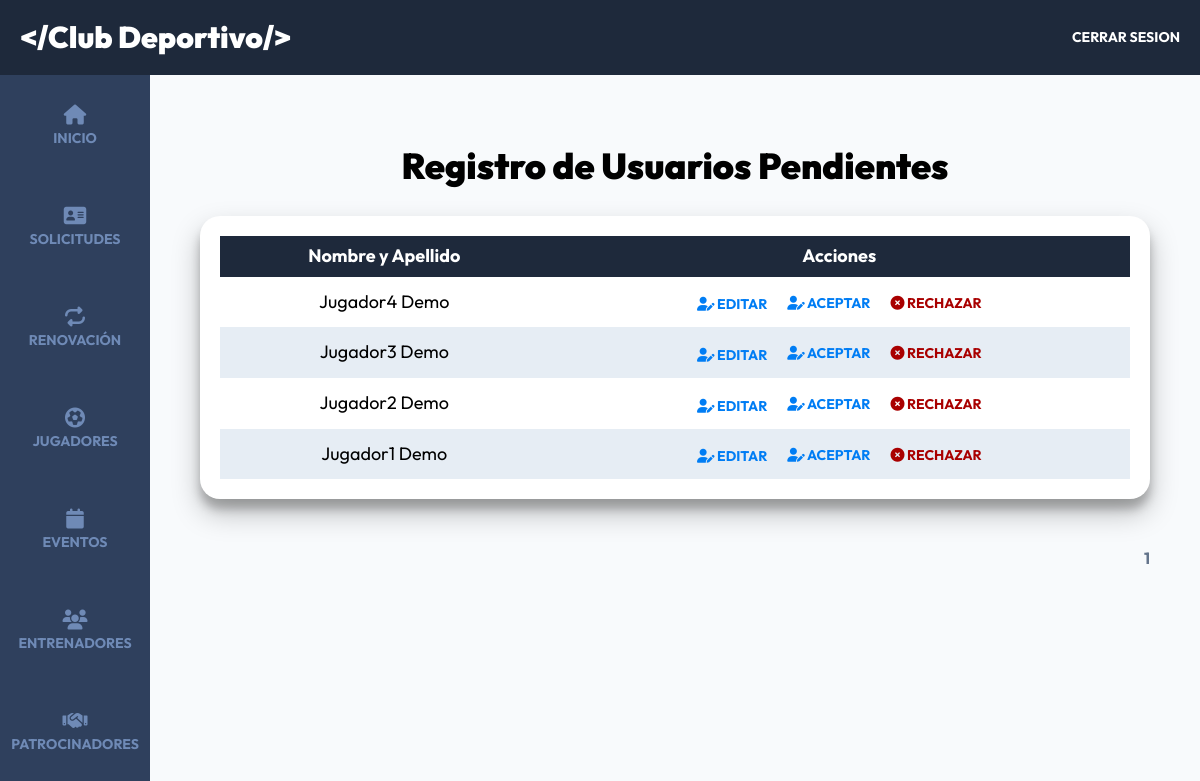
/admin/panel (signed in), run on the app's committed database.
### tables this page shows
CREATE TABLE usuarios(id INT AUTO_INCREMENT PRIMARY KEY,dni VARCHAR(12),nombre VARCHAR(60),apellido1 VARCHAR(60),apellido2 VARCHAR(60),email VARCHAR(60),password VARCHAR(60),confirmado TINYINT(1),estado VARCHAR(20),token VARCHAR(15),admin TINYINT(1),padre VARCHAR(60),correo_padre VARCHAR(60),madre VARCHAR(60),correo_madre VARCHAR(60),telefono VARCHAR(20),genero VARCHAR(10),fecha_nacimiento DATE,direccion VARCHAR(120),codigo_postal VARCHAR(10),ciudad VARCHAR(40),pais VARCHAR(40),nacionalidad VARCHAR(40),categoria VARCHAR(40),grupo VARCHAR(40),federado VARCHAR(5),nadar VARCHAR(5),alergias TEXT,informacion TEXT,imagen VARCHAR(40),tags VARCHAR(120),redes TEXT);

### controllers/AdminController.php (called while the page is built, shortened)
<?php
class AdminController {
    public static function index(Router $router) {
        $pagina_actual = $_GET['page'] ?? 1;
        $pagina_actual = filter_var($pagina_actual, FILTER_VALIDATE_INT);
        $por_pagina = 5;
        $total = Usuario::totalArray(['estado' => 'pendiente']);
        $paginacion = new Paginacion($pagina_actual, $por_pagina, $total);
        $offset = $paginacion->offset();
        $usuariosPendientes = Usuario::whereArrayPaginarOrdenar(['estado' => 'pendiente'], $por_pagina, $offset, 'DESC');
        $router->render('admin/panel/index', [
            'titulo' => 'Registro de Usuarios Pendientes',
            'usuariosPendientes' => $usuariosPendientes,
            'paginacion' => $paginacion->paginacion()
        ]);
    }
}

### public/index.php (called while the page is built, shortened)
<?php
$router = new Router();
$router->get('/login', [AuthController::class, 'login']);
$router->post('/login', [AuthController::class, 'login']);
$router->post('/logout', [AuthController::class, 'logout']);
$router->get('/registro', [AuthController::class, 'registro']);
$router->post('/registro', [AuthController::class, 'registro']);
$router->get('/olvide', [AuthController::class, 'olvide']);
$router->post('/olvide', [AuthController::class, 'olvide']);
$router->get('/reestablecer', [AuthController::class, 'reestablecer']);
$router->post('/reestablecer', [AuthController::class, 'reestablecer']);
$router->get('/mensaje', [AuthController::class, 'mensaje']);
$router->get('/confirmar-cuenta', [AuthController::class, 'confirmar']);
$router->get('/admin/dashboard', [DashboardController::class, 'index']);
$router->get('/admin/panel', [AdminController::class, 'index']);
$router->post('/admin/panel/usuarios/aceptar', [AdminController::class, 'aceptarUsuario']);
$router->post('/admin/panel/usuarios/rechazar', [AdminController::class, 'rechazarUsuario']);
$router->get('/admin/panel/editar', [AdminController::class, 'editar']);
$router->post('/admin/panel/editar', [AdminController::class, 'editar']);
$router->get('/admin/renovaciones', [RenovacionController::class, 'index']);
$router->get('/registro/renovaciones', [RenovacionController::class, 'crearSolicitud']);
$router->post('/admin/renovaciones/aceptar', [RenovacionController::class, 'aceptarRenovacion']);
$router->post('/admin/renovaciones/rechazar', [RenovacionController::class, 'rechazarRenovacion']);
$router->get('/admin/registrados/editar', [RegistradosController::class, 'editar']);
$router->post('/admin/registrados/editar', [RegistradosController::class, 'editar']);
$router->get('/admin/registrados', [RegistradosController::class, 'index']);
$router->post('/admin/registrados/aprobar', [RegistradosController::class, 'aprobarUsuario']);
$router->post('/admin/registrados/rechazar', [RegistradosController::class, 'rechazarUsuario']);
$router->get('/admin/entrenadores', [EntrenadoresController::class, 'index']);
$router->get('/admin/entrenadores/crear', [EntrenadoresController::class, 'crear']);
$router->post('/admin/entrenadores/crear', [EntrenadoresController::class, 'crear']);
$router->get('/admin/entrenadores/editar', [EntrenadoresController::class, 'editar']);
$router->post('/admin/entrenadores/editar', [EntrenadoresController::class, 'editar']);
$router->post('/admin/entrenadores/eliminar', [EntrenadoresController::class, 'eliminar']);
$router->get('/admin/eventos', [EventosController::class, 'index']);
$router->get('/admin/eventos/crear', [EventosController::class, 'crear']);
$router->post('/admin/eventos/crear', [EventosController::class, 'crear']);
$router->get('/admin/eventos/editar', [EventosController::class, 'editar']);
$router->post('/admin/eventos/editar', [EventosController::class, 'editar']);
$router->post('/admin/eventos/eliminar', [EventosController::class, 'eliminar']);
$router->get('/api/eventos-horario', [APIEventos::class, 'index']);
$router->get('/api/equipacion', [APIEquipacion::class, 'index']);
$router->get('/api/entrenadores', [APIEntrenadores::class, 'index']);
$router->get('/api/entrenador', [APIEntrenadores::class, 'entrenador']);
$router->get('/admin/patrocinadores', [PatrocinadorController::class, 'index']);
$router->get('/admin/patrocinadores/crear', [PatrocinadorController::class, 'crear']);
$router->post('/admin/patrocinadores/crear', [PatrocinadorController::class, 'crear']);
$router->get('/admin/patrocinadores/editar', [PatrocinadorController::class, 'editar']);
$router->post('/admin/patrocinadores/editar', [PatrocinadorController::class, 'editar']);
$router->post('/admin/patrocinadores/eliminar', [PatrocinadorController::class, 'eliminar']);
$router->get('/admin/equipacion', [EquipacionController::class, 'index']);
$router->get('/finalizar-registro', [RegistroController::class, 'crear']);
$router->post('/finalizar-registro/gratis', [RegistroController::class, 'gratis']);
$router->post('/finalizar-registro/pagar', [RegistroController::class, 'pagar']);
$router->get('/finalizar-registro/eventosconf', [RegistroController::class, 'eventosconf']);
$router->post('/finalizar-registro/eventosconf', [RegistroController::class, 'eventosconf']);
$router->get('/boleto', [RegistroController::class, 'boleto']);
$router->post('/boleto', [RegistroController::class, 'guardarFirma']);
$router->get('/firma', [RegistroController::class, 'firma']);
$router->get('/confirmar-firma', [RegistroController::class, 'confirmarFirma']);
$router->post('/renovacion', [RegistroController::class, 'solicitarRenovacion']);
$router->get('/', [PaginasController::class, 'index']);
$router->get('/clubdeportivo', [PaginasController::class, 'evento']);
$router->get('/paquetes', [PaginasController::class, 'paquetes']);
$router->get('/eventos', [PaginasController::class, 'eventos']);
$router->get('/evento', [PaginasController::class, 'detalleEvento']);
$router->get('/pruebas', [PaginasController::class, 'pruebas']);
$router->get('/404', [PaginasController::class, 'error']);
$router->comprobarRutas();

### models/ActiveRecord.php (called while the page is built, shortened)
<?php
class ActiveRecord {
    protected static $db;
    protected static $tabla = '';
    public static function setDB($database) {
        self::$db = $database;
    }
    public static function consultarSQL($query) {
        $resultado = self::$db->query($query);
        $array = [];
        while($registro = $resultado->fetch_assoc()) {
            $array[] = static::crearObjeto($registro);
        }
        return $array;
    }
    protected static function crearObjeto($registro) {
        $objeto = new static;
        foreach($registro as $key => $value ) {
            if(property_exists( $objeto, $key  )) {
                $objeto->$key = $value;
            }
        }
        return $objeto;
    }
     public static function totalArray($array = []) {
        $query = "SELECT COUNT(*) FROM " . static::$tabla . " WHERE ";
        foreach($array as $key => $value) {
            if($key == array_key_last($array)) {
                $query .= " ${key} = '${value}' ";
            } else {
                $query .= " ${key} = '${value}' AND ";
            }
        }
        $resultado = self::$db->query($query);
        $total = $resultado->fetch_array();
        return array_shift($total);
    }
    public static function whereArrayPaginarOrdenar($array = [], $limite, $offset, $orden = 'DESC') {
        $query = "SELECT * FROM " . static::$tabla . " WHERE ";
        foreach ($array as $key => $value) {
            $query .= " ${key} = '" . self::$db->escape_string($value) . "'";
        }
        $query .= " ORDER BY id ${orden}";
        $query .= " LIMIT " . self::$db->escape_string($limite) . " OFFSET " . self::$db->escape_string($offset);
        $resultado = self::consultarSQL($query);
        return $resultado;
    }
}

### views/admin/panel/index.php (the view, shortened to what this page needs)
<h2 class="dashboard__heading"><?php echo $titulo; ?></h2>
<div class="dashboard__contenedor">
<?php if(!empty($usuariosPendientes)): ?>
        <table class="table">
            <thead class="table__thead">
                <tr>
                    <th scope="col" class="table__th">Nombre y Apellido</th>
                    <th scope="col" class="table__th">Acciones</th>
                </tr>
            </thead>
            <tbody class="table__tbody">
                <?php foreach($usuariosPendientes as $usuario): ?>
                    <tr class="table__tr">
                        <td class="table__td">
                            <?php echo htmlspecialchars($usuario->nombre) . ' ' . htmlspecialchars($usuario->apellido1); ?>
                        </td>
                        <td class="table__td--acciones">
                            <a class="table__accion table__accion--editar" href="/admin/panel/editar?id=<?php echo $usuario->id; ?>">
                                    <i class="fa-solid fa-user-pen"></i>
                                    Editar
                                    </a>
                        <form method="POST" action="/admin/panel/usuarios/aceptar">
                                <button class="table__accion table__accion--editar" type="submit">
                                    <i class="fa-solid fa-user-pen"></i> Aceptar
                                </button>
                            </form>
                        <form method="POST" action="/admin/panel/usuarios/rechazar">
                                <button class="table__accion table__accion--eliminar" type="submit">
                                    <i class="fa-solid fa-circle-xmark"></i> Rechazar
                                </button>
                            </form>
                        </td>
                    </tr>
                <?php endforeach; ?>
            </tbody>
        </table>
    <?php else: ?>
        <p class="text-center">No hay usuarios pendientes</p>
    <?php endif; ?>
</div>
<?php
    echo $paginacion;
?>

### public/build/css/app.css (style rules this page uses)
html { line-height: 1.15; -webkit-text-size-adjust: 100%; }
body { margin: 0; }
a { background-color: transparent; }
button, input, optgroup, select, textarea { font-family: inherit; font-size: 100%; line-height: 1.15; margin: 0; }
button, input { overflow: visible; }
button, select { text-transform: none; }
button, [type=button], [type=reset], [type=submit] { -webkit-appearance: button; }
html { font-size: 62.5%; box-sizing: border-box; height: 100%; }
*, *:before, *:after { box-sizing: inherit; }
body { font-family: "Outfit", sans-serif; font-size: 1.8rem; }
a { text-decoration: none; color: #FFFFFF; }
h1, h2, h3 { font-family: "Outfit", sans-serif; font-weight: 900; margin: 2rem 0; }
h2 { font-size: 3.6rem; }
[class$=__heading] { font-family: "Outfit", sans-serif; font-weight: 900; margin: 2rem 0; margin: 6rem 0 3rem 0; text-align: center; }
.dashboard { height: 100%; display: flex; flex-direction: column; background-color: #F8FAFC; }
.dashboard__contenedor, .dashboard__formulario { box-shadow: rgba(0, 0, 0, 0.25) 0px 14px 28px, rgba(0, 0, 0, 0.22) 0px 10px 10px; background-color: #FFFFFF; padding: 2rem; border-radius: 2rem; }
.table { width: 100%; border-collapse: collapse; }
.table__thead { background-color: #1E293B; color: #FFFFFF; }
.table__th { padding: 1rem; text-align: center; }
.table__tr:nth-of-type(even) { background-color: #e6edf4; }
.table__td, .table__td--acciones { padding: 1.5rem 1rem; text-align: center; }
.table__td--acciones { display: flex; justify-content: center; gap: 2rem; align-items: end; }
.table__accion { all: unset; text-transform: uppercase; font-size: 1.4rem; font-weight: 700; }
.table__accion--editar { color: #007df4; }
.table__accion--eliminar { color: rgb(169, 0, 0); }

### data on the page
usuarios: nombre "Jugador4 Demo"
usuarios: nombre "Jugador3 Demo"
usuarios: nombre "Jugador2 Demo"
usuarios: nombre "Jugador1 Demo"

### other printed values
$titulo "Registro de Usuarios Pendientes"
